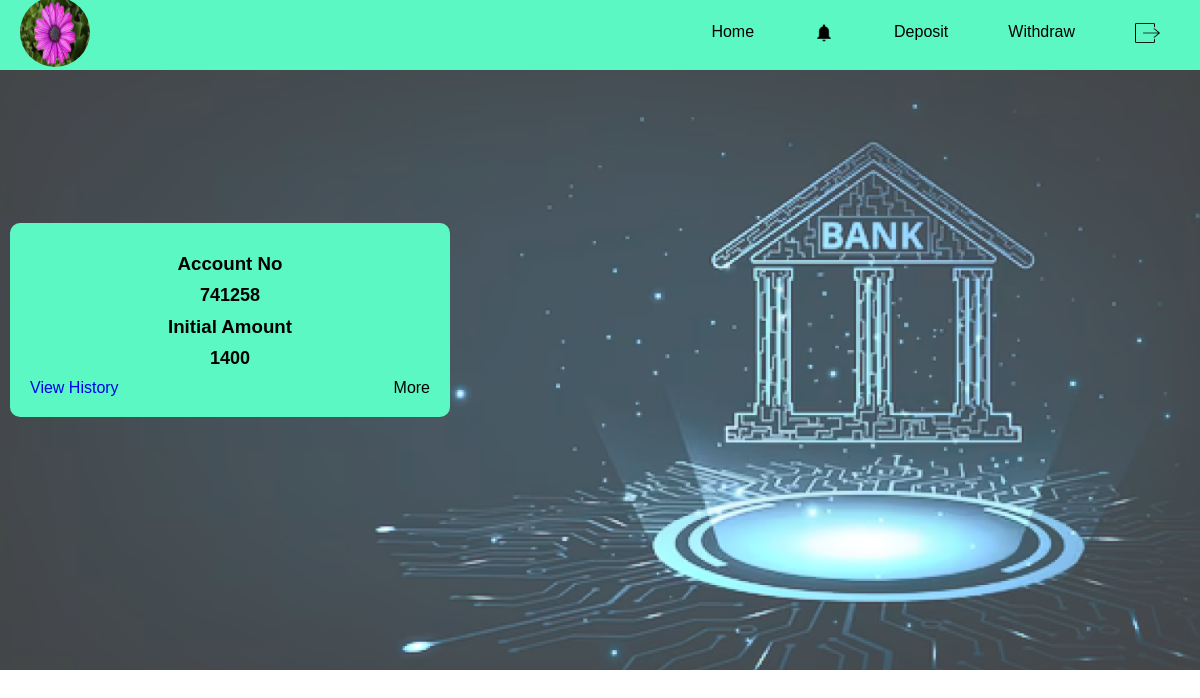
/userhome (signed in), run on the app's committed database.
### app/models.py (models this page shows, shortened)
class User(models.Model):
    user_id=models.ForeignKey(CustomUser,on_delete=models.CASCADE)
    name=models.CharField(max_length=100)
    account_no=models.IntegerField()
    image=models.FileField(upload_to='media')
    address=models.CharField(max_length=100)
    email=models.CharField(max_length=100)
    age=models.IntegerField()
    phone=models.IntegerField()
    dob=models.DateField()
    adharcard=models.IntegerField()
    pancard=models.IntegerField()
    initial_amount=models.IntegerField()

### app/views.py (the view)
# urls.py: path('userhome',views.userhome,name='userhome'),
def userhome(request):
    data=CustomUser.objects.get(id=request.user.id)
    data1=User.objects.get(user_id=data)
    return render(request,'userhome.html',{'data1':data1})

### templates/userhome.html (shortened to what this page needs)
<!DOCTYPE html>
{% load static %}
<html lang="en">
<head>
</head>
<body>
    <div class="navbar">
        <div class="logo">
            <a href="{% url 'profileview' %}">
                <img src="{{ data1.image.url }}" alt="" height="70px" width="70px" style="border-radius: 50%;">
            </a>
        </div>
        <nav>
            <ul>
                <li><a href="{% url 'userhome' %}">Home</a></li>
                <li><a href="{% url 'usernotification' %}"><img src="{% static 'img/bell.png' %}" alt="" height="20px" width="20px"></a></li>
                <li><a href="{% url 'deposit' %}">Deposit</a></li>
                <li><a href="{% url 'withdrow' %}">Withdraw</a></li>
                <li><a href="{% url 'logout' %}"><img src="{% static 'img/logout.png' %}" alt="" height="20px" width="25px"></a></li>
            </ul>
        </nav>
    </div>
{% block content %}
    <div class="container">
        <div class="main">
            <h3>Account No</h3>
            <p>{{data1.account_no}}</p>
            <h3>Initial Amount</h3>
            <p>{{data1.initial_amount}}</p>
            <div style="display: flex; justify-content: space-between;">
                <a href="{% url 'history' %}" style="text-decoration: none;">View History</a>
                <a href="more" style="text-decoration: none; color: black;">More</a>
            </div>
        </div>
{% endblock %}
    </div>
</body>
</html>

### data on the page
User: image (picture), account_no "741258", initial_amount "1400"
